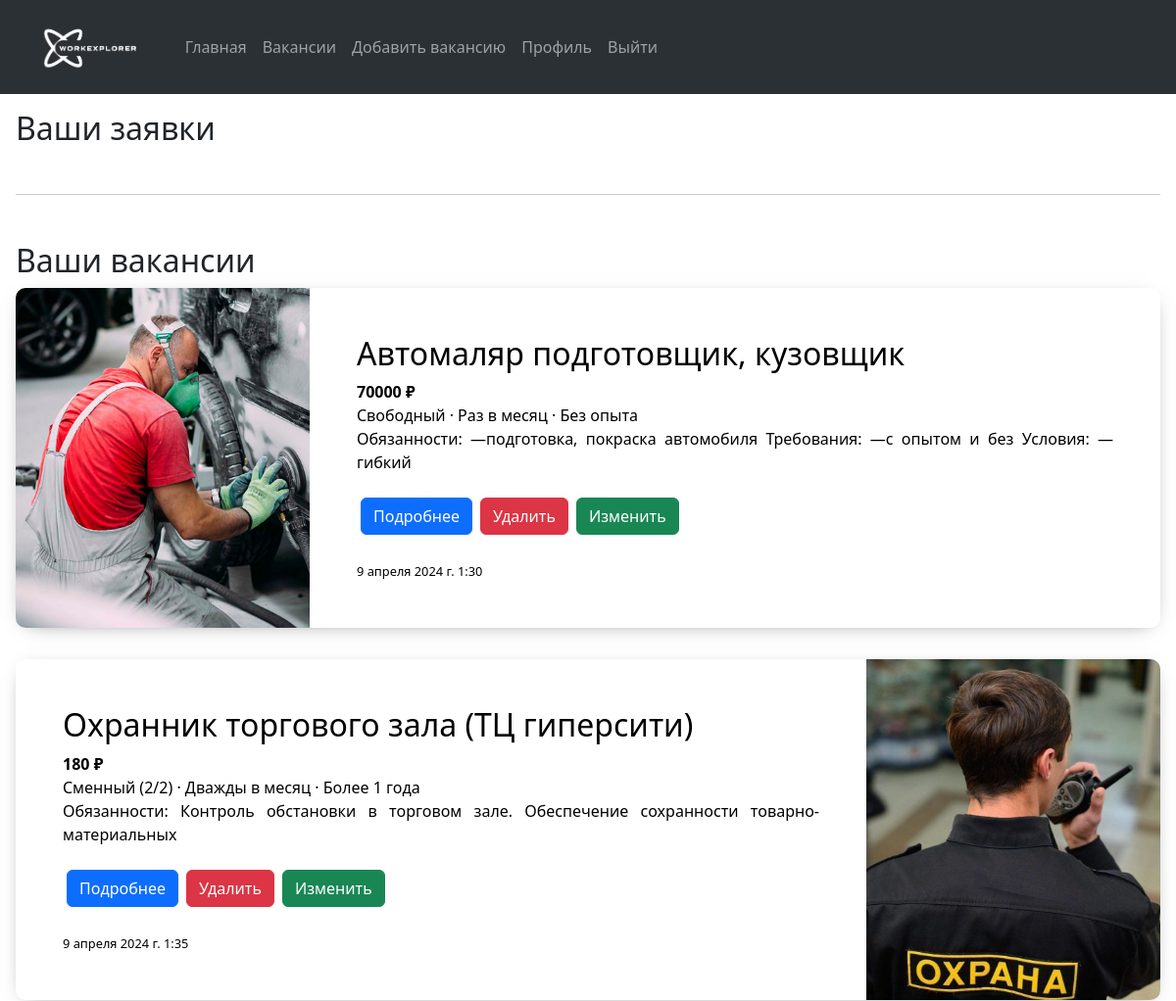
/account/ (signed in, upper part), run on an earlier commit of the app's database.
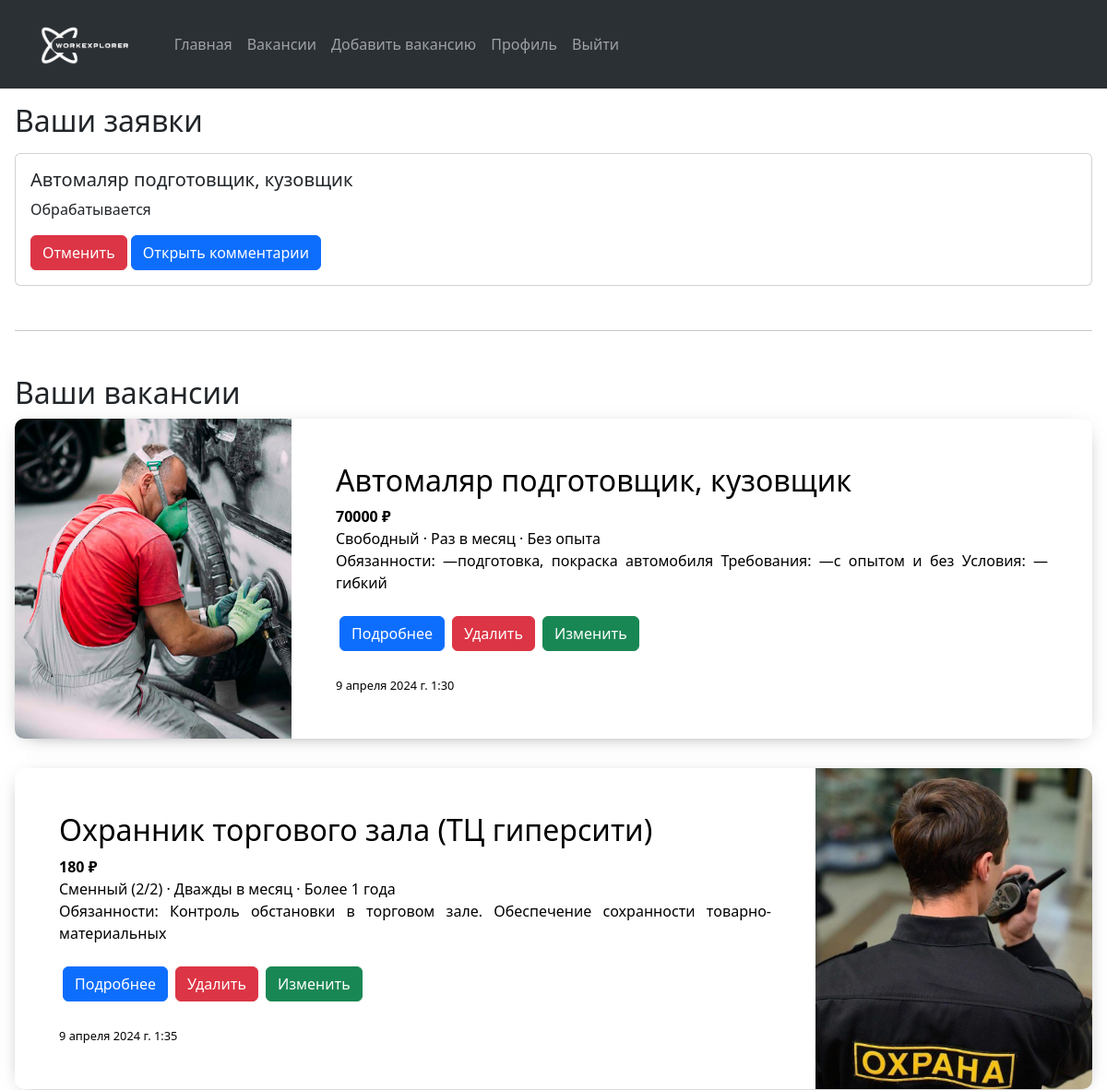
And on a later commit of the database.
### vacancies/models.py (models this page shows)
class Vacancies(models.Model):
    image = models.ImageField('Изображение', upload_to='images/')
    title = models.CharField('Название', max_length=64)
    salary = models.IntegerField(verbose_name='З/п')
    employer_id = models.ForeignKey(User, on_delete=models.CASCADE, verbose_name='Пользователь')
    category_id = models.ForeignKey(CategoryVacancies, on_delete=models.CASCADE, verbose_name='Категория', default=1)
    schedule = models.CharField('График работы', max_length=64)
    payments = models.CharField('Частота выплат', max_length=64)
    experience = models.CharField('Опыт работы', max_length=64, default='Без опыта')
    including_for = models.CharField('В том числе для кандидатов', max_length=256)
    inventory = models.CharField('Что получают работники', max_length=256)
    address = models.CharField('Адрес', max_length=256)
    description = models.TextField('Описание')
    date = models.DateTimeField('Дата публикации', auto_now_add=True)
    def __str__(self):
        return self.title
    class Meta:
        verbose_name = 'Вакансия'
        verbose_name_plural = 'Вакансии'

### applications/models.py (models this page shows, shortened)
class Application(models.Model):
    user_id = models.ForeignKey(User, on_delete=models.CASCADE, verbose_name='Пользователь')
    vacancies_id = models.ForeignKey(Vacancies, on_delete=models.CASCADE, verbose_name='Вакансия')
    status_id = models.ForeignKey(Status, on_delete=models.CASCADE, default=1, verbose_name='Статус заявки')
    full_name = models.CharField('ФИО', max_length=256)
    phone_number = models.CharField('Номер телефона', max_length=32)
    class Meta:
        verbose_name = 'Заявка'
        verbose_name_plural = 'Заявки'

class Status(models.Model):
    title = models.CharField('Статус', max_length=32)
    def __str__(self):
        return self.title
    class Meta:
        verbose_name = 'Статус'
        verbose_name_plural = 'Статусы'

### account/views.py (the view)
# urls.py: path('', account_view, name='account'),
def account_view(request):
    current_user = request.user
    your_appli = Application.objects.filter(user_id=current_user)
    comments_appli = Comments.objects.all()
    your_vac = Vacancies.objects.filter(employer_id=current_user)
    return render(request, 'account/account.html', {'your_appli': your_appli,
                                                    'your_vac': your_vac,
                                                    'comments_appli': comments_appli})

### account/templates/account/account.html (shortened to what this page needs)
{% extends 'root.html' %}
    {% block content %}
    <div class="p-3">
        <div>
            <h2>Ваши заявки</h2>
            <div>
                {% for appli in your_appli %}
                <div class="card mt-3">
                    <div class="card-body">
                        <h5 class="card-title">{{ appli.vacancies_id }}</h5>
                        <p class="card-text">{{ appli.status_id }}</p>
                        <a href="{% url 'appli:appli_delete' appli.id %}" class="btn btn-danger">Отменить</a>
                        <button class="btn btn-primary" type="button" data-bs-toggle="collapse"
                                data-bs-target="#collapseExample{{appli.id}}" aria-expanded="false"
                                aria-controls="collapseExample">
                            Открыть комментарии
                        </button>
                    </div>
                </div>
                {% endfor %}
            </div>
        </div>
        <hr style="" class="w-100 mt-5 mb-5">
        <div>
            <h2>Ваши вакансии</h2>
            <div>
                {% for vac in your_vac %}
                <article class="postcard dark blue">
                    <a class="postcard__img_link" href="{% url 'account:yor_vacancies_detail' vac.id %}">
                        <img class="postcard__img" src="{{ vac.image.url }}" alt="Image Title"/>
                    </a>
                    <div class="postcard__text">
                        <h1 class="postcard__title blue">{{ vac.title }}</h1>
                        <div class="postcard__preview-txt">
                            <b>{{ vac.salary }} &#8381;</b> <br>
                            {{ vac.schedule}} &#183; {{ vac.payments }} &#183; {{ vac.experience }} <br>
                            {{ vac.description|slice:":100"}}
                        </div>
                        <ul class="postcard__tagbox" style="color: #fff;">
                            <a href="{% url 'account:yor_vacancies_detail' vac.id %}"
                               class="btn btn-primary m-1">Подробнее</a>
                            <a href="{% url 'vacancies:vac_delete' vac.id %}" class="btn btn-danger m-1">Удалить</a>
                            <a href="{% url 'vacancies:vac_update' vac.id %}" class="btn btn-success m-1">Изменить</a>
                        </ul>
                        <br>
                        <div class="postcard__subtitle small">
                            <time datetime="2020-05-25 12:00:00">
                                {{ vac.date }}
                            </time>
                        </div>
                    </div>
                </article>
                {% endfor %}
            </div>
        </div>
    </div>
    {% endblock %}

### templates/root.html (shortened to what this page needs)
{% load static%}
<!DOCTYPE html>
<html lang="en">
<head>
    <link rel="stylesheet" href="{% static 'css/style.css' %}">
    <link href="https://cdn.jsdelivr.net/npm/bootstrap@5.3.2/dist/css/bootstrap.min.css" rel="stylesheet"
>
</head>
<body>
<header>
    <nav class="navbar navbar-expand-lg bg-body-tertiary navbar bg-dark" data-bs-theme="dark">
        <div class="container-fluid ps-4 pe-4">
            <a class="navbar-brand" href="{% url 'main:main' %}"><img src="/media/images/logo.png"
                                                                      style="height: 50px;"></a>
            <div class="collapse navbar-collapse d-flex d-flex justify-content-between w-100" id="navbarScroll">
                <ul class="navbar-nav me-auto my-2 my-lg-0 navbar-nav-scroll "
                    style="--bs-scroll-height: 100px;">
                    <div class="d-flex flex-row">
                        <li class="nav-item">
                            <a class="nav-link" aria-current="page" href="{% url 'main:main' %}">Главная</a>
                        </li>
                        <li class="nav-item">
                            <a class="nav-link" aria-current="page" href="{% url 'vacancies:vac_list' %}">Вакансии</a>
                        </li>
                        {% if user.is_authenticated %}
                        <li class="nav-item">
                            <a class="nav-link" aria-current="page" href="{% url 'vacancies:vac_create' %}">Добавить вакансию</a>
                        </li>
                        {% endif %}
                        {% if user.is_authenticated %}
                        <li class="nav-item">
                            <a class="nav-link" aria-current="page" href="{% url 'account:account' %}">Профиль</a>
                        </li>
                        {% endif %}
                        {% if user.is_authenticated %}
                        <li class="nav-item">
                            <a class="nav-link" aria-current="page" href="{% url 'auth:logout' %}">Выйти</a>
                        </li>
                        {% endif %}
                    </div>
                </ul>
            </div>
        </div>
    </nav>
</header>
<div>
    {% block content %}
    {% endblock %}
</div>
</body>
</html>

### static/css/style.css (style rules this page uses)
a { text-decoration: none; }
body { font-family: "Baloo 2", cursive; font-size: 16px; color: #ffffff; text-rendering: optimizeLegibility; font-weight: initial; }
.dark { background: #110f16; }
a, a:hover { text-decoration: none; transition: color 0.3s ease-in-out; }
@media screen and (min-width: 1024px) { .postcard__text { padding: 2rem 3.5rem; } }
.blue::before { background-image: linear-gradient(-30deg, $main-blue-rgb-015, transparent 50%); }
.blue:nth-child(2n)::before { background-image: linear-gradient(30deg, $main-blue-rgb-015, transparent 50%); }
@media screen and (min-width: 769px) { .blue::before { background-image: linear-gradient( -80deg, $main-blue-rgb-015, transparent 50% ); } }
@media screen and (min-width: 769px) { .blue:nth-child(2n)::before { background-image: linear-gradient(80deg, $main-blue-rgb-015, transparent 50%); } }
li { margin-top: 20px ; margin-bottom: 20px ; }
body { height: 100%; }

What changed in the data, as far as the page shows it:
added Application: vacancies_id "Автомаляр подготовщик, кузовщик", status_id "Обрабатывается"
